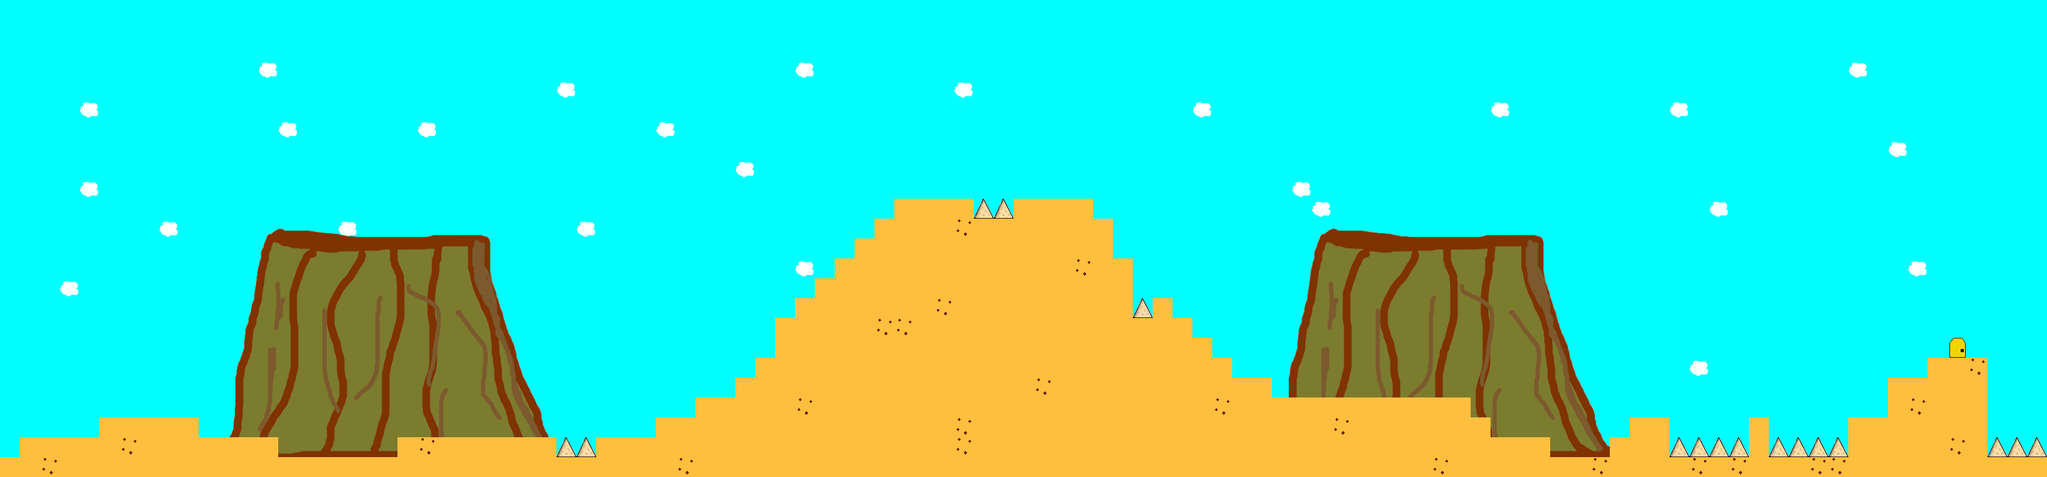

A level layout from a 2D game, rendered from its tile map. Below: a short description, then the map file with tile-grid data replaced by summaries:
An orthogonal 103x24 tile map with 32x32 px tiles, 4 tile layers (Collision_Layer, Background, Terrain, Sprite_Layer), 7 tilesets and 19 objects (13x item, 4x enemy, InZone, OutZone).

<map version="1.0" orientation="orthogonal" renderorder="right-down" width="103" height="24" tilewidth="32" tileheight="32" nextobjectid="48">
 <tileset firstgid="1" name="bleu" tilewidth="32" tileheight="32" tilecount="1">
  <image source="img/bleu.png" width="32" height="32" />
 </tileset>
 <tileset firstgid="2" name="sable" tilewidth="32" tileheight="32" tilecount="1">
  <image source="img/sable.png" width="32" height="32" />
 </tileset>
 <tileset firstgid="3" name="nuage" tilewidth="32" tileheight="32" tilecount="1">
  <image source="img/nuage.png" width="32" height="32" />
 </tileset>
 <tileset firstgid="4" name="rocheAvecBack" tilewidth="32" tileheight="32" tilecount="1">
  <image source="img/rocheAvecBack.png" width="32" height="32" />
 </tileset>
 <tileset firstgid="5" name="Set_01" tilewidth="32" tileheight="32" tilecount="25">
  <image source="img/Set_01.png" width="160" height="160" />
 </tileset>
 <tileset firstgid="30" name="Door_v01" tilewidth="32" tileheight="32" tilecount="1">
  <image source="img/Door_v01.png" width="32" height="32" />
 </tileset>
 <tileset firstgid="31" name="Rock" tilewidth="32" tileheight="32" tilecount="204">
  <image source="img/Rock.png" width="544" height="384" />
 </tileset>
 <layer name="Collision_Layer" width="103" height="24">
  <data>[2472 cells, 630 non-empty, 3 distinct tile ids]</data>
 </layer>
 <layer name="Background" width="103" height="24">
  <data>[2472 cells, 2472 non-empty, 2 distinct tile ids]</data>
 </layer>
 <layer name="Terrain" width="103" height="24">
  <data>[2472 cells, 847 non-empty, 200 distinct tile ids]</data>
 </layer>
 <layer name="Sprite_Layer" width="103" height="24">
  <data>[2472 cells, 0 non-empty, 0 distinct tile ids]</data>
 </layer>
 <objectgroup name="outZoneLayer" />
 <objectgroup name="inZoneLayer">
  <object id="1" name="InZone" x="78.6667" y="595.667" width="52" height="66.6667">
   <properties>
    <property name="StartPoint" value="StartPointDesert" />
   </properties>
  </object>
 </objectgroup>
 <objectgroup name="enemyLayer">
  <object id="4" name="enemyCactus" type="enemy" x="512.667" y="611.333" width="94" height="96">
   <properties>
    <property name="direction" value="Left" />
   </properties>
  </object>
  <object id="9" name="enemyCactus" type="enemy" x="1102" y="541.333" width="46" height="46">
   <properties>
    <property name="direction" value="Left" />
   </properties>
  </object>
  <object id="11" name="enemyCactus" type="enemy" x="1467" y="224" width="64" height="50">
   <properties>
    <property name="direction" value="Left" />
    <property name="distanceMax" value="25" />
   </properties>
  </object>
  <object id="13" name="enemyCactus" type="enemy" x="2614" y="560" width="46" height="40">
   <properties>
    <property name="direction" value="Left" />
   </properties>
  </object>
  <object id="30" name="horseshoe" type="item" x="3002.67" y="559.667" width="32" height="40" />
  <object id="31" name="horseshoe" type="item" x="2417.33" y="600" width="32" height="40" />
  <object id="32" name="horseshoe" type="item" x="2137.33" y="542.667" width="32" height="40" />
  <object id="34" name="bone" type="item" x="1034.33" y="614" width="30" height="28" />
  <object id="35" name="bone" type="item" x="1339.67" y="300.667" width="30" height="28" />
  <object id="36" name="bone" type="item" x="267.666" y="614" width="30" height="28" />
  <object id="37" name="bone" type="item" x="1716.33" y="254.667" width="30" height="28" />
 </objectgroup>
 <objectgroup name="itemLayer" offsetx="0" offsety="-1">
  <object id="17" name="bone" type="item" x="780" y="643.333" width="30" height="28" />
  <object id="39" name="OutZone" x="3118.5" y="490.5" width="70.3333" height="75">
   <properties>
    <property name="InZone" value="OutLevelDesert" />
    <property name="LevelZone" value="WorldMap" />
   </properties>
  </object>
  <object id="43" name="horseshoe" type="item" x="957" y="591" width="32" height="40" />
  <object id="44" name="bone" type="item" x="3053" y="554" width="30" height="28" />
  <object id="45" name="horseshoe" type="item" x="3051" y="495" width="32" height="40" />
  <object id="46" name="bone" type="item" x="3008" y="515" width="30" height="28" />
  <object id="47" name="horseshoe" type="item" x="1580" y="144" width="32" height="40" />
 </objectgroup>
</map>
